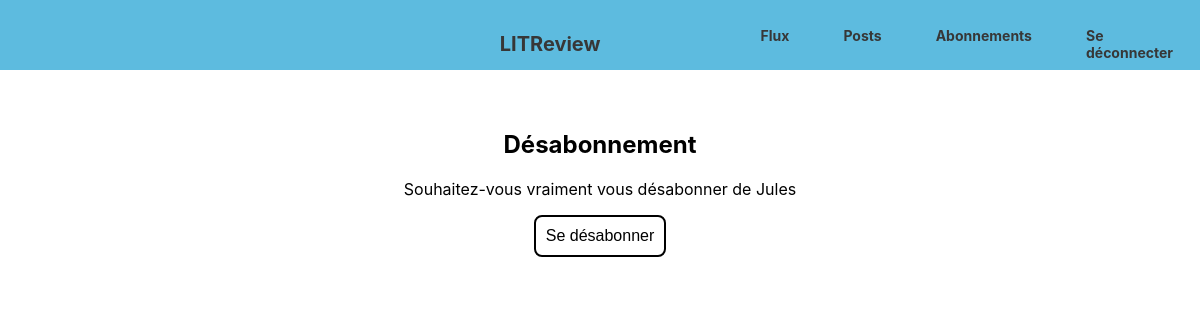
Before: /unsubscribe/3/ (signed in) with the older database file.
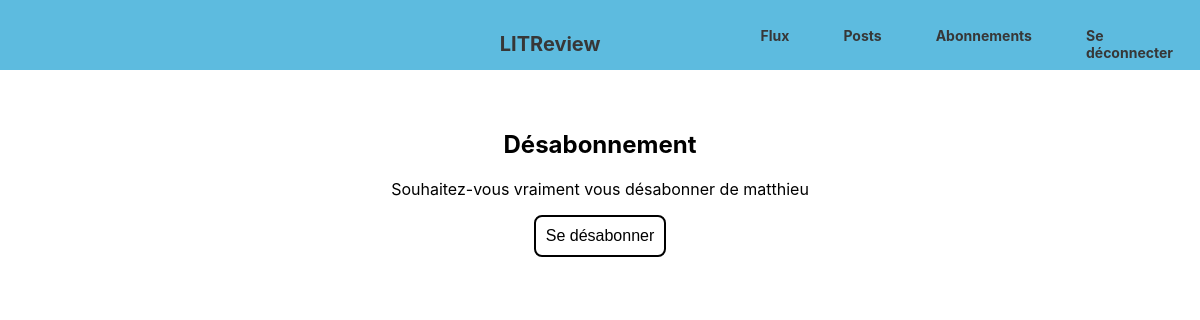
After: the same page with the newer database file.
### blog/models.py (models this page shows)
class UserFollows(models.Model):
    user = models.ForeignKey(
        settings.AUTH_USER_MODEL,
        on_delete=models.CASCADE,
        related_name='following',
        verbose_name='utilisateur'
    )
    followed_user = models.ForeignKey(
        settings.AUTH_USER_MODEL,
        on_delete=models.CASCADE,
        related_name='followed_by',
        verbose_name='Utilisateur suivi'
    )
    class Meta:
        unique_together = ('user', 'followed_user')
        verbose_name = "Utilisateur suivi"
        verbose_name_plural = 'Utilisateurs suivis'

### authentication/models.py (models this page shows)
class User(AbstractUser):
    class Meta:
        verbose_name = 'Liste d\'utilisateur'
        verbose_name_plural = 'Liste des utilisateurs'

### blog/views.py (the view)
# urls.py: path('unsubscribe/<int:followed_id>/', blog.views.unsubscribe, name='unsubscribe'),
@login_required
def unsubscribe(request, followed_id):
    followed_user = models.UserFollows.objects.filter(id=followed_id)[0]
    if request.method == 'POST':
        followed_user.delete()
        return redirect('subscribe')
    return render(request, 'blog/unsubscribe.html', {'followed_user': followed_user})

### blog/templates/blog/unsubscribe.html (shortened to what this page needs)
{% extends 'base.html' %}
{% block content %}
<div class="container">
    <h2>Désabonnement</h2>
    <form method="post">
        <p>Souhaitez-vous vraiment vous désabonner de {{ followed_user.followed_user }}</p>
        <button>Se désabonner</button>
    </form>
</div>
{% endblock content %}

Changed rows visible on the page:
changed through a linked row, UserFollows: followed_user "Jules" → "matthieu"
